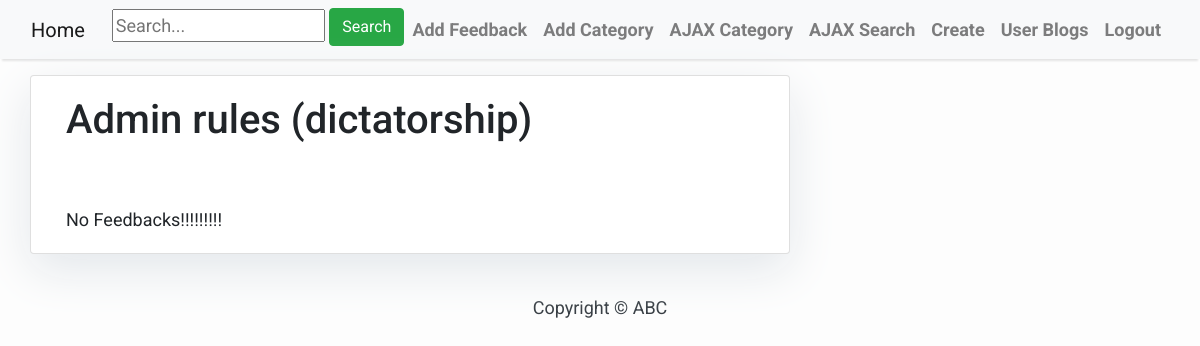
The app's page /admin_permission/ (signed in), older data.
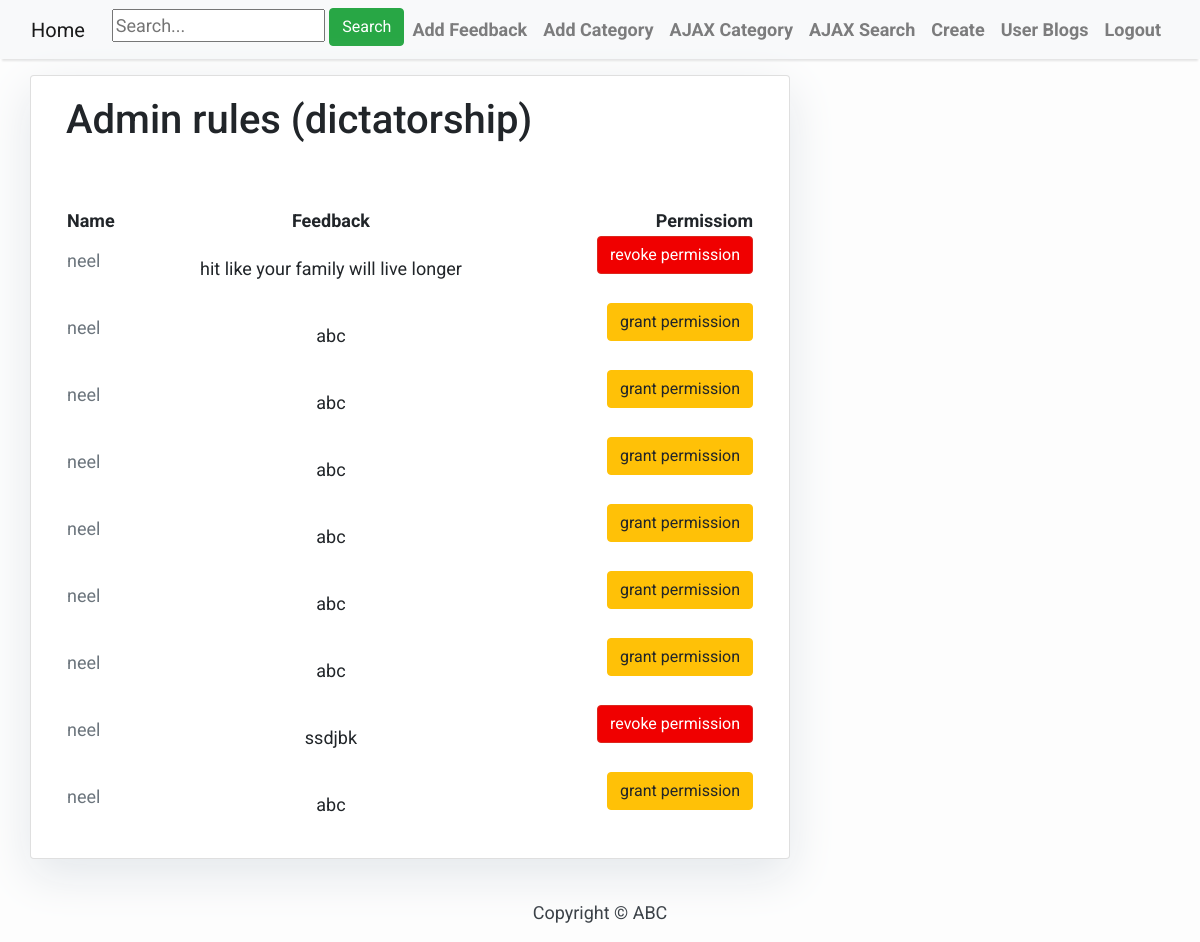
The same page, newer data.
### feedback/models.py (models this page shows)
class Feedback(models.Model):
    text = models.CharField(max_length=300)
    author = models.ForeignKey(User, on_delete=models.CASCADE, related_name='feedbackAuther')
    created = models.DateTimeField(auto_now_add=True)
    permission = models.BooleanField(default=False)

### feedback/views.py (the view)
# urls.py: path(r'admin_permission/', views.admin_permission, name='admin_permission'),
def admin_permission(request):
    if not request.user.is_authenticated:
        return redirect("blog:home")
    else:
        data = Feedback.objects.all().order_by('-created')
        return render(request, 'feedback/admin_permission.html', {'data': data})

### feedback/templates/feedback/admin_permission.html (shortened to what this page needs)
{% extends 'blog/base.html' %} {% block content %}
{% load static %}
<div class="container">
  <div class="row">
    <div class="col-md-8 card mb-4  mt-3 left  top">
      <div class="card-body">
          <h1> Admin rules (dictatorship)</h1>
            <br><br>
          {% if data %}
          <table style="width:100%">
          <tr>
            <th style='text-align: left;'>Name</th>
            <th style='text-align: center;'>Feedback</th>
            <th style='text-align: right;'>Permissiom</th>
          </tr>
          {% for i in data %}
            <tr>
              <td style='text-align: left;'><p class=" text-muted">{{ i.author }} </p></td>
              <td style='text-align: center;'><p class="card-text ">{{ i.text | safe }}</p></td>
              <td style='text-align: right;'>{% if i.permission == True %}
                <a class="btn btn-danger" href="{% url 'feedback:admin_permission1' pk=i.pk  %}">revoke permission</a><br><br>
              {% else %}
              <a class="btn btn-warning" href="{% url 'feedback:admin_permission1' pk=i.pk  %}">grant permission</a><br><br>
              {% endif %}
              </td>
            </tr>
          {% endfor %}
        </table>
      {% else %}
        No Feedbacks!!!!!!!!!
      {% endif %}
      </div>
    </div>
  </div>
</div>
{% endblock content %}

Row changes from the older to the newer data that the page shows:
added Feedback: author "neel", text "hit like your family will live longer", permission "revoke permission"
added Feedback: author "neel", text "abc", permission "grant permission"
added Feedback: author "neel", text "abc", permission "grant permission"
added Feedback: author "neel", text "abc", permission "grant permission"
added Feedback: author "neel", text "abc", permission "grant permission"
added Feedback: author "neel", text "abc", permission "grant permission"
added Feedback: author "neel", text "abc", permission "grant permission"
added Feedback: author "neel", text "ssdjbk", permission "revoke permission"
added Feedback: author "neel", text "abc", permission "grant permission"
Text that changed along with them:
text no longer shown: "No Feedbacks!!!!!!!!!"
text now shown: "Name Feedback Permissiom"
